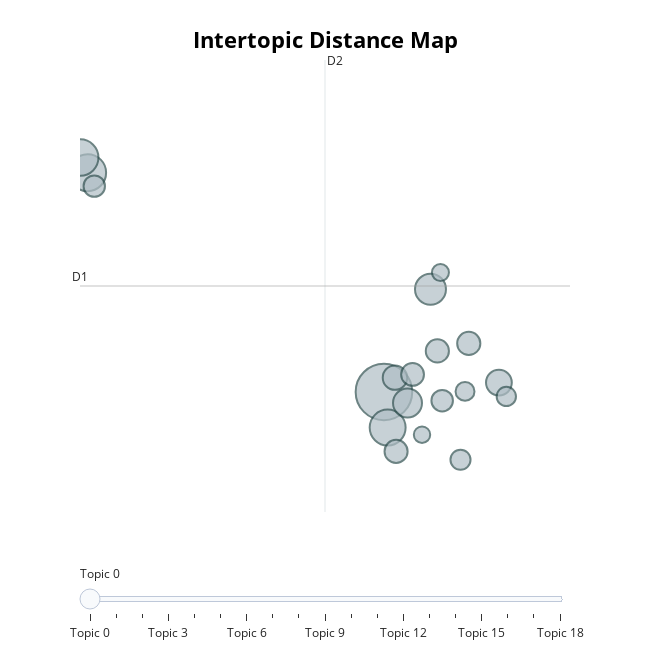

The cell this chart's notebook holds for it:
### Code cell
model.topic_model.visualize_topics(custom_labels=True)
# topic_model.visualize_barchart(top_n_topics=16, custom_labels=True)

### Figure 1 — Plotly figure (JSON) as saved in the notebook; plotly's stock layout.template omitted (floating-point values rounded to 4 significant figures)
{"data": [{"customdata": [[0, "month old | 95 | gas | dried fruit | coupon", 644], [1, "drink coffee | acidity | green mountain | grind | creamer", 274], [2, "rose | steep | cup tea | hot cold | sip", 267], [3, "dogs | newman | food products | bank | peas", 260], [4, "carbonated | orange juice | 140 calories | tang | fewer", 193], [5, "grass | tasting product | carrots | taste smooth | thought good", 169], [6, "salad dressing | sandwiches | spaghetti | olive oil | pace", 134], [7, "try ll | pink | seafood | overall recommend | shipments", 120], [8, "kettle | carbohydrate | perfect snack | munching | coupons", 108], [9, "granola bars | quaker | tasty snack | lose weight | non dairy", 108], [10, "muffin | betty | oven | substitutes | blueberries", 107], [11, "chocolate chip | nana | mini | 140 calories | raisins", 105], [12, "flax | snacking | granola bars | raisin | 12 ounces", 93], [13, "keurig | lids | green mountain | cider | member", 92], [14, "swiss | distinct | falls | non dairy | 24 pack", 81], [15, "thai | boiling | spaghetti | dehydrated | easy prepare", 75], [16, "almonds | cashews | bran | fats | pecans", 72], [17, "blood sugar | sugar taste | diabetes | couple years | french vanilla", 58], [18, "crackers | low cal | crust | cream cheese | small package", 54]], "hovertemplate": "<b>Topic %{customdata[0]}</b><br>%{customdata[1]}<br>Size: %{customdata[2]}", "legendgroup": "", "marker": {"color": "#B0BEC5", "line": {"color": "DarkSlateGrey", "width": 2}, "size": [644, 274, 267, 260, 193, 169, 134, 120, 108, 108, 107, 105, 93, 92, 81, 75, 72, 58, 54], "sizemode": "area", "sizeref": 0.4025, "symbol": "circle"}, "mode": "markers", "name": "", "orientation": "v", "showlegend": false, "type": "scatter", "x": [9.705, 0.1861, -0.05227, 9.824, 11.2, 10.46, 13.4, 10.06, 12.43, 11.42, 10.09, 10.62, 11.58, 0.3984, 12.16, 13.64, 12.31, 11.52, 10.93], "xaxis": "x", "y": [6.57, 10.03, 10.27, 6.007, 8.191, 6.395, 6.718, 6.796, 7.336, 7.218, 5.631, 6.846, 6.432, 9.819, 5.499, 6.499, 6.579, 8.454, 5.895], "yaxis": "y"}], "layout": {"annotations": [{"showarrow": false, "text": "D1", "x": -0.06011, "y": 8.242, "yshift": 10}, {"showarrow": false, "text": "D2", "x": 7.811, "xshift": 10, "y": 11.81}], "height": 650, "hoverlabel": {"bgcolor": "white", "font": {"family": "Rockwell", "size": 16}}, "legend": {"itemsizing": "constant", "tracegroupgap": 0}, "margin": {"t": 60}, "shapes": [{"line": {"color": "#CFD8DC", "width": 2}, "type": "line", "x0": 7.811, "x1": 7.811, "y0": 4.674, "y1": 11.81}, {"line": {"color": "#9E9E9E", "width": 2}, "type": "line", "x0": -0.06011, "x1": 15.68, "y0": 8.242, "y1": 8.242}], "sliders": [{"active": 0, "pad": {"t": 50}, "steps": [{"args": [{"marker.color": [["red", "#B0BEC5", "#B0BEC5", "#B0BEC5", "#B0BEC5", "#B0BEC5", "#B0BEC5", "#B0BEC5", "#B0BEC5", "#B0BEC5", "#B0BEC5", "#B0BEC5", "#B0BEC5", "#B0BEC5", "#B0BEC5", "#B0BEC5", "#B0BEC5", "#B0BEC5", "#B0BEC5"]]}], "label": "Topic 0", "method": "update"}, {"args": [{"marker.color": [["#B0BEC5", "red", "#B0BEC5", "#B0BEC5", "#B0BEC5", "#B0BEC5", "#B0BEC5", "#B0BEC5", "#B0BEC5", "#B0BEC5", "#B0BEC5", "#B0BEC5", "#B0BEC5", "#B0BEC5", "#B0BEC5", "#B0BEC5", "#B0BEC5", "#B0BEC5", "#B0BEC5"]]}], "label": "Topic 1", "method": "update"}, {"args": [{"marker.color": [["#B0BEC5", "#B0BEC5", "red", "#B0BEC5", "#B0BEC5", "#B0BEC5", "#B0BEC5", "#B0BEC5", "#B0BEC5", "#B0BEC5", "#B0BEC5", "#B0BEC5", "#B0BEC5", "#B0BEC5", "#B0BEC5", "#B0BEC5", "#B0BEC5", "#B0BEC5", "#B0BEC5"]]}], "label": "Topic 2", "method": "update"}, {"args": [{"marker.color": [["#B0BEC5", "#B0BEC5", "#B0BEC5", "red", "#B0BEC5", "#B0BEC5", "#B0BEC5", "#B0BEC5", "#B0BEC5", "#B0BEC5", "#B0BEC5", "#B0BEC5", "#B0BEC5", "#B0BEC5", "#B0BEC5", "#B0BEC5", "#B0BEC5", "#B0BEC5", "#B0BEC5"]]}], "label": "Topic 3", "method": "update"}, {"args": [{"marker.color": [["#B0BEC5", "#B0BEC5", "#B0BEC5", "#B0BEC5", "red", "#B0BEC5", "#B0BEC5", "#B0BEC5", "#B0BEC5", "#B0BEC5", "#B0BEC5", "#B0BEC5", "#B0BEC5", "#B0BEC5", "#B0BEC5", "#B0BEC5", "#B0BEC5", "#B0BEC5", "#B0BEC5"]]}], "label": "Topic 4", "method": "update"}, {"args": [{"marker.color": [["#B0BEC5", "#B0BEC5", "#B0BEC5", "#B0BEC5", "#B0BEC5", "red", "#B0BEC5", "#B0BEC5", "#B0BEC5", "#B0BEC5", "#B0BEC5", "#B0BEC5", "#B0BEC5", "#B0BEC5", "#B0BEC5", "#B0BEC5", "#B0BEC5", "#B0BEC5", "#B0BEC5"]]}], "label": "Topic 5", "method": "update"}, {"args": [{"marker.color": [["#B0BEC5", "#B0BEC5", "#B0BEC5", "#B0BEC5", "#B0BEC5", "#B0BEC5", "red", "#B0BEC5", "#B0BEC5", "#B0BEC5", "#B0BEC5", "#B0BEC5", "#B0BEC5", "#B0BEC5", "#B0BEC5", "#B0BEC5", "#B0BEC5", "#B0BEC5", "#B0BEC5"]]}], "label": "Topic 6", "method": "update"}, {"args": [{"marker.color": [["#B0BEC5", "#B0BEC5", "#B0BEC5", "#B0BEC5", "#B0BEC5", "#B0BEC5", "#B0BEC5", "red", "#B0BEC5", "#B0BEC5", "#B0BEC5", "#B0BEC5", "#B0BEC5", "#B0BEC5", "#B0BEC5", "#B0BEC5", "#B0BEC5", "#B0BEC5", "#B0BEC5"]]}], "label": "Topic 7", "method": "update"}, {"args": [{"marker.color": [["#B0BEC5", "#B0BEC5", "#B0BEC5", "#B0BEC5", "#B0BEC5", "#B0BEC5", "#B0BEC5", "#B0BEC5", "red", "#B0BEC5", "#B0BEC5", "#B0BEC5", "#B0BEC5", "#B0BEC5", "#B0BEC5", "#B0BEC5", "#B0BEC5", "#B0BEC5", "#B0BEC5"]]}], "label": "Topic 8", "method": "update"}, {"args": [{"marker.color": [["#B0BEC5", "#B0BEC5", "#B0BEC5", "#B0BEC5", "#B0BEC5", "#B0BEC5", "#B0BEC5", "#B0BEC5", "#B0BEC5", "red", "#B0BEC5", "#B0BEC5", "#B0BEC5", "#B0BEC5", "#B0BEC5", "#B0BEC5", "#B0BEC5", "#B0BEC5", "#B0BEC5"]]}], "label": "Topic 9", "method": "update"}, {"args": [{"marker.color": [["#B0BEC5", "#B0BEC5", "#B0BEC5", "#B0BEC5", "#B0BEC5", "#B0BEC5", "#B0BEC5", "#B0BEC5", "#B0BEC5", "#B0BEC5", "red", "#B0BEC5", "#B0BEC5", "#B0BEC5", "#B0BEC5", "#B0BEC5", "#B0BEC5", "#B0BEC5", "#B0BEC5"]]}], "label": "Topic 10", "method": "update"}, {"args": [{"marker.color": [["#B0BEC5", "#B0BEC5", "#B0BEC5", "#B0BEC5", "#B0BEC5", "#B0BEC5", "#B0BEC5", "#B0BEC5", "#B0BEC5", "#B0BEC5", "#B0BEC5", "red", "#B0BEC5", "#B0BEC5", "#B0BEC5", "#B0BEC5", "#B0BEC5", "#B0BEC5", "#B0BEC5"]]}], "label": "Topic 11", "method": "update"}, {"args": [{"marker.color": [["#B0BEC5", "#B0BEC5", "#B0BEC5", "#B0BEC5", "#B0BEC5", "#B0BEC5", "#B0BEC5", "#B0BEC5", "#B0BEC5", "#B0BEC5", "#B0BEC5", "#B0BEC5", "red", "#B0BEC5", "#B0BEC5", "#B0BEC5", "#B0BEC5", "#B0BEC5", "#B0BEC5"]]}], "label": "Topic 12", "method": "update"}, {"args": [{"marker.color": [["#B0BEC5", "#B0BEC5", "#B0BEC5", "#B0BEC5", "#B0BEC5", "#B0BEC5", "#B0BEC5", "#B0BEC5", "#B0BEC5", "#B0BEC5", "#B0BEC5", "#B0BEC5", "#B0BEC5", "red", "#B0BEC5", "#B0BEC5", "#B0BEC5", "#B0BEC5", "#B0BEC5"]]}], "label": "Topic 13", "method": "update"}, {"args": [{"marker.color": [["#B0BEC5", "#B0BEC5", "#B0BEC5", "#B0BEC5", "#B0BEC5", "#B0BEC5", "#B0BEC5", "#B0BEC5", "#B0BEC5", "#B0BEC5", "#B0BEC5", "#B0BEC5", "#B0BEC5", "#B0BEC5", "red", "#B0BEC5", "#B0BEC5", "#B0BEC5", "#B0BEC5"]]}], "label": "Topic 14", "method": "update"}, {"args": [{"marker.color": [["#B0BEC5", "#B0BEC5", "#B0BEC5", "#B0BEC5", "#B0BEC5", "#B0BEC5", "#B0BEC5", "#B0BEC5", "#B0BEC5", "#B0BEC5", "#B0BEC5", "#B0BEC5", "#B0BEC5", "#B0BEC5", "#B0BEC5", "red", "#B0BEC5", "#B0BEC5", "#B0BEC5"]]}], "label": "Topic 15", "method": "update"}, {"args": [{"marker.color": [["#B0BEC5", "#B0BEC5", "#B0BEC5", "#B0BEC5", "#B0BEC5", "#B0BEC5", "#B0BEC5", "#B0BEC5", "#B0BEC5", "#B0BEC5", "#B0BEC5", "#B0BEC5", "#B0BEC5", "#B0BEC5", "#B0BEC5", "#B0BEC5", "red", "#B0BEC5", "#B0BEC5"]]}], "label": "Topic 16", "method": "update"}, {"args": [{"marker.color": [["#B0BEC5", "#B0BEC5", "#B0BEC5", "#B0BEC5", "#B0BEC5", "#B0BEC5", "#B0BEC5", "#B0BEC5", "#B0BEC5", "#B0BEC5", "#B0BEC5", "#B0BEC5", "#B0BEC5", "#B0BEC5", "#B0BEC5", "#B0BEC5", "#B0BEC5", "red", "#B0BEC5"]]}], "label": "Topic 17", "method": "update"}, {"args": [{"marker.color": [["#B0BEC5", "#B0BEC5", "#B0BEC5", "#B0BEC5", "#B0BEC5", "#B0BEC5", "#B0BEC5", "#B0BEC5", "#B0BEC5", "#B0BEC5", "#B0BEC5", "#B0BEC5", "#B0BEC5", "#B0BEC5", "#B0BEC5", "#B0BEC5", "#B0BEC5", "#B0BEC5", "red"]]}], "label": "Topic 18", "method": "update"}]}], "title": {"font": {"color": "Black", "size": 22}, "text": "<b>Intertopic Distance Map</b>", "x": 0.5, "xanchor": "center", "y": 0.95, "yanchor": "top"}, "width": 650, "xaxis": {"anchor": "y", "domain": [0, 1], "range": [-0.06011, 15.68], "title": {"text": ""}, "visible": false}, "yaxis": {"anchor": "x", "domain": [0, 1], "range": [4.674, 11.81], "title": {"text": ""}, "visible": false}}}
